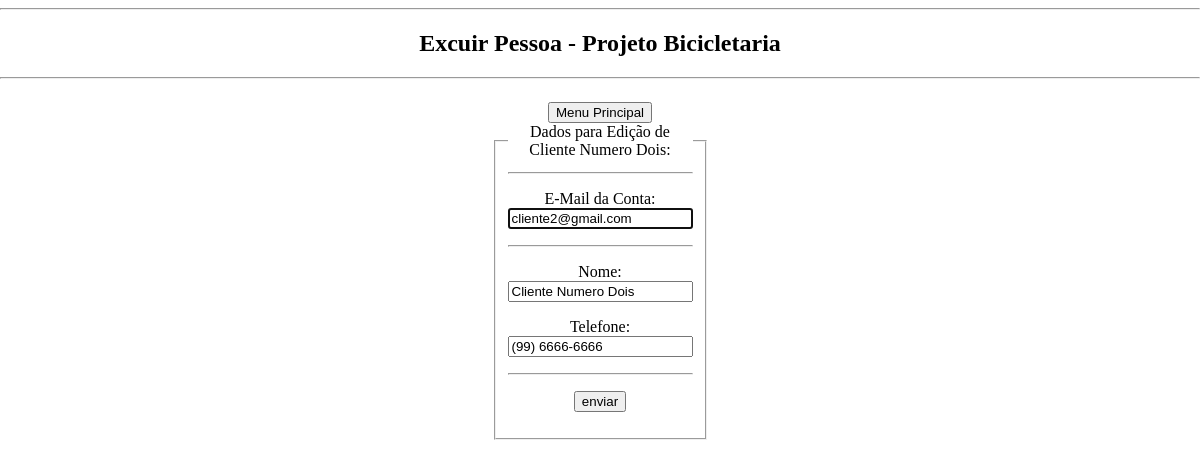
The app's page /edicaoPessoas.php?idPessoa=2&editar=editar with its own data.
### tables this page shows
CREATE TABLE `pessoa` (
  `idPessoa` int(11) NOT NULL,
  `nome` varchar(200) NOT NULL,
  `telefone` varchar(15) DEFAULT NULL,
  `idUsuario_Pessoa` int(11) NOT NULL
);

CREATE TABLE `usuario` (
  `idUsuario` int(11) NOT NULL,
  `email` varchar(200) NOT NULL,
  `senha` varchar(32) NOT NULL,
  `idListaPerfil_Usuario` int(11) NOT NULL
);

### edicaoPessoas.php (the view, shortened to what this page needs)
<!DOCTYPE HTML>
<html lang="pt-br">
	<head>
		<link rel="stylesheet" type="text/css" href="stylesheet.css" />
		<?php
			include "conexao.php";
			$id_edicao = $_GET['idPessoa'];
			$sql = "SELECT * FROM pessoa
					LEFT JOIN usuario ON usuario.idUsuario = pessoa.idUsuario_Pessoa
					WHERE idPessoa = '$id_edicao'";
			$contatos = $conex -> prepare($sql);
			$contatos -> execute();
			foreach($contatos as $bolacha)
			{
				$nome_edicao = $bolacha['nome'];
				$telefone_edicao = $bolacha['telefone'];
				$email_edicao = $bolacha['email'];
			}
		?>
	</head>
	<body>
		<header>
			<hr>
			<h2><center>Excuir Pessoa - Projeto Bicicletaria</center></h2>
			<hr>
		</header>
		<a href="menuADM.php">
			<input class="botaoTop" type="button" value="Menu Principal" name="index" align="center">
		</a>
		<div>
			<fieldset>
				<legend>
					Dados para Edição de <?php echo $nome_edicao;?>:
				</legend>
				<hr>
				<form action="" method="POST">
					<p>
						E-Mail da Conta: <br>
						<input type="text" name="email_new" value="<?php echo $email_edicao; ?>" maxlength="200" autofocus required>
					</p>
					<hr>
					<p>
						Nome:<br>
						<input type="text" name="nome_new" value="<?php echo $nome_edicao; ?>" maxlength="200" required>
					</p>
					<p>
						Telefone:<br>
						<input type="text" name="telefone_new" value="<?php echo $telefone_edicao; ?>" maxlength="15" required>
					</p>
					<hr>
					<p>
						<input type="submit" value="enviar" name="enviar">
					</p>
			</fieldset>
		</div>
	</body>
</html>

### stylesheet.css (style rules this page uses)
html, body { width: 100%; height: 100%; margin: 0 auto; text-align: center; }
div { max-width: 250px; margin: 0 auto; width: 50%; }
input.botaoTop { margin-top:15px; }
form { margin-top: 1px; }
fieldset { margin-bottom: 25px; margin-top: 10px; max-width: 100px; width: 75%; margin: 0 auto; }
legend { margin-bottom: 0px; margin-top: 23px; }
a { text-decoration: none; }

### records on screen
pessoa: nome "Cliente Numero Dois", email_new "cliente2@gmail.com", nome_new "Cliente Numero Dois", telefone_new "(99) 6666-6666"
